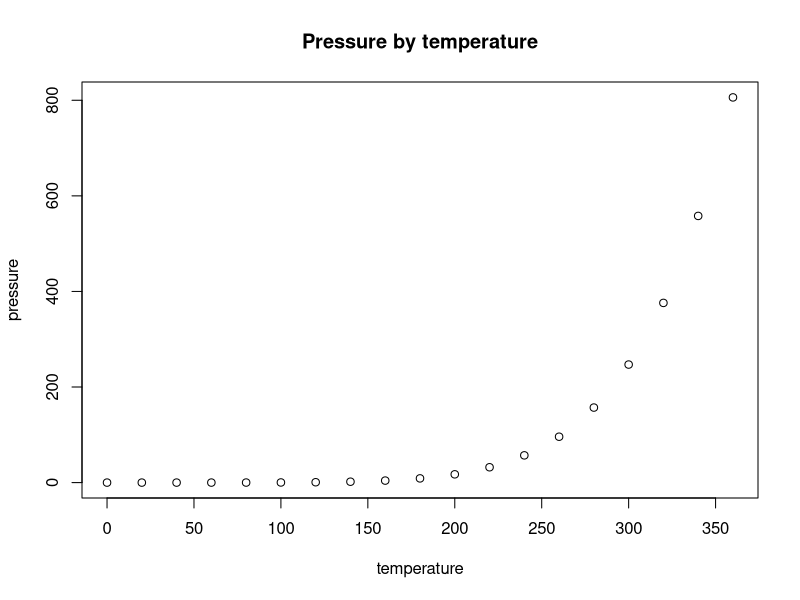

Reproduce this figure in R.
## ---- chunk 1
knitr::opts_chunk$set(echo = TRUE)
## ---- chunk 2
summary(cars)
## ---- chunk 3
plot(pressure, main = "Pressure by temperature")
